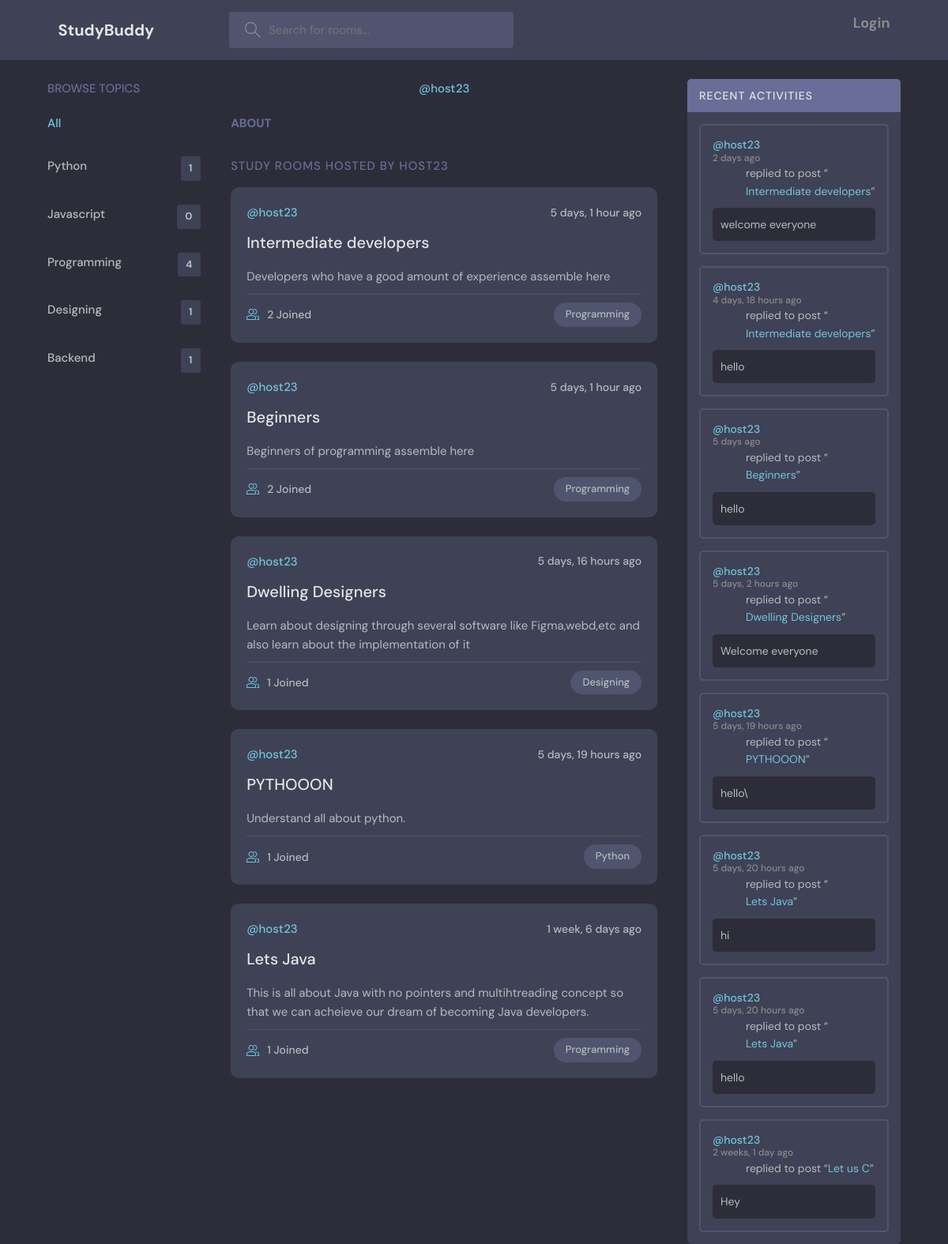
Page /profile/1/ on the committed database.
### base/models.py (models this page shows, shortened)
class Topic(models.Model):
    name = models.CharField(max_length=200)

class Room(models.Model):
    host = models.ForeignKey(User, on_delete=models.SET_NULL,null=True)
    topic = models.ForeignKey(Topic, on_delete=models.SET_NULL,null=True)
    name = models.CharField(max_length=200)
    desc = models.TextField(null=True, blank=True)
    members = models.ManyToManyField(User,related_name='members',blank=True)
    updated = models.DateTimeField(auto_now=True)
    created = models.DateTimeField(auto_now_add=True)
    class Meta:
        ordering = ['-updated','-created']
    def __str__(self):
        return self.name

class Message(models.Model):
    user = models.ForeignKey(User, on_delete=models.CASCADE)
    room = models.ForeignKey(Room, on_delete=models.CASCADE)
    body = models.TextField()
    updated = models.DateTimeField(auto_now=True)
    created = models.DateTimeField(auto_now_add=True)
    class Meta:
        ordering = ['-updated','-created']

### base/views.py (the view)
# urls.py: path('profile/<str:pk>/',views.userprofile,name="user-profile"),
def userprofile(request,pk):
    user = User.objects.get(id=pk)
    rooms = user.room_set.all()
    room_messages = user.message_set.all()
    topics = Topic.objects.all()
    context={'user':user,'rooms':rooms, 'room_messages' : room_messages, 'topics': topics}
    return render(request,'base/profile.html',context)

### base/templates/base/profile.html (shortened to what this page needs)
{% extends 'main.html' %}
{% block content %}
<main class="profile-page layout layout--3">
  <div class="container">
    {% include 'base/topic_components.html' %}
    <div class="roomList">
      <div class="profile">
        <div class="profile__info">
          <p>@{{user.username}}</p>
        </div>
        <div class="profile__about">
          <h3>About</h3>
        </div>
      </div>
      <div class="roomList__header">
        <div>
          <h2>Study Rooms Hosted by {{user.username}}</a>
          </h2>
        </div>
      </div>
      {% include 'base/feed_components.html' %}
    </div>
    {% include 'base/activity_components.html' %}
  </div>
</main>
{% endblock content %}

### templates/main.html (shortened to what this page needs)
<!DOCTYPE html>
{% load static %}
<html lang="en">
  <head>
    <link rel="stylesheet" href="{% static 'styles/style.css' %}" />
  </head>
  <body>
    {% include 'navbar.html' %}
    {% block content %}
    {% endblock %}
  </body>
</html>

### templates/navbar.html (shortened to what this page needs)
{% load static %}
<header class="header header--loggedIn">
  <div class="container">
    <a href="{% url 'home' %}" class="header__logo">
      <h1>StudyBuddy</h1>
    </a>
    <form class="header__search" method="GET" action="{% url 'home' %}">
      <label>
        <input name="q" placeholder="Search for rooms..." />
      </label>
    </form>
    <nav class="header__menu">
      {% if request.user.is_authenticated %}
      <div class="header__user">
        <a href="{% url 'update-user' %}">
          <p>
            {{request.user.username}} <span>@{{request.user.username}}</span>
          </p>
        </a>
        <button class="dropdown-button">
          <svg
            version="1.1"
            xmlns="http://www.w3.org/2000/svg"
            width="32"
            height="32"
            viewBox="0 0 32 32"
          >
            <title>chevron-down</title>
            <path d="M16 21l-13-13h-3l16 16 16-16h-3l-13 13z"></path>
          </svg>
        </button>
      </div>
      {% else %}
      <a href="{% url 'login' %}">
        <h1 style="font-size: larger;">Login</h1>
      </a>
      {% endif %}
    </nav>
  </div>
</header>

### base/templates/base/topic_components.html
<div class="topics">
  <div class="topics__header">
    <h2>Browse Topics</h2>
  </div>
  <ul class="topics__list">
    <li>
      <a href="{% url 'home' %}" class="active">All </a>
    </li>
    {% for topic in topics %}
    <li>
      <a href="{% url 'home' %}?q={{topic.name}}">{{topic.name}}<span>{{topic.room_set.all.count}}</span></a>
    </li>
    {% endfor %}
  </ul>
</div>

### base/templates/base/feed_components.html (shortened to what this page needs)
{% for room in rooms %}
<div class="roomListRoom">
  <div class="roomListRoom__header">
    <a href="{% url 'user-profile' room.host.id %}" class="roomListRoom__author">
      <span>@{{room.host.username}}</span>
    </a>
    <div class="roomListRoom__actions">
      <span>{{room.created|timesince}} ago</span>
    </div>
  </div>
  <div class="roomListRoom__content">
    <a href="{% url 'room' room.id %}">{{room.name}}</a>
    <p>
      {{room.desc}}
    </p>
  </div>
  <div class="roomListRoom__meta">
    <a href="{% url 'room' room.id %}" class="roomListRoom__joined">
      {{room.members.all.count}} Joined
    </a>
    <p class="roomListRoom__topic">{{room.topic.name}}</p>
  </div>
</div>
{% endfor %}

### base/templates/base/activity_components.html (shortened to what this page needs)
<div class="activities">
  <div class="activities__header">
    <h2>Recent Activities</h2>
  </div>
  {% for message in room_messages %}
  <div class="activities__box">
    <div class="activities__boxHeader roomListRoom__header">
      <a href="{% url 'user-profile' message.user.id %}" class="roomListRoom__author">
        <p>
          @{{message.user}}
          <span>{{message.created|timesince}} ago</span>
        </p>
      </a>
    </div>
    <div class="activities__boxContent">
      <p>
        replied to post “<a href="{% url 'room' message.room.id  %}">{{message.room}}</a
        >”
      </p>
      <div class="activities__boxRoomContent">
        {{message.body}}
      </div>
    </div>
  </div>
  {% endfor %}
</div>

### rows in the picture
Topic: name "Python", room_set.all.count "1"
Topic: name "Javascript", room_set.all.count "0"
Topic: name "Programming", room_set.all.count "4"
Topic: name "Designing", room_set.all.count "1"
Topic: name "Backend", room_set.all.count "1"
Room: host.username "host23", created "5 days, 1 hour", name "Intermediate developers", desc "Developers who have a good amount of experience assemble here", members.all.count "2", topic.name "Programming"
Room: host.username "host23", created "5 days, 1 hour", name "Beginners", desc "Beginners of programming assemble here", members.all.count "2", topic.name "Programming"
Room: host.username "host23", created "5 days, 16 hours", name "Dwelling Designers", desc "Learn about designing through several software like Figma,webd,etc and also learn about the implementation of it", members.all.count "1", topic.name "Designing"
Room: host.username "host23", created "5 days, 19 hours", name "PYTHOOON", desc "Understand all about python.", members.all.count "1", topic.name "Python"
Room: host.username "host23", created "1 week, 6 days", name "Lets Java", desc "This is all about Java with no pointers and multihtreading concept so that we can acheieve our dream of becoming Java developers.", members.all.count "1", topic.name "Programming"
Message: user "host23", created "2 days", room "Intermediate developers", body "welcome everyone"
Message: user "host23", created "4 days, 18 hours", room "Intermediate developers", body "hello"
Message: user "host23", created "5 days", room "Beginners", body "hello"
Message: user "host23", created "5 days, 2 hours", room "Dwelling Designers", body "Welcome everyone"
Message: user "host23", created "5 days, 19 hours", room "PYTHOOON", body "hello\\"
Message: user "host23", created "5 days, 20 hours", room "Lets Java", body "hi"
Message: user "host23", created "5 days, 20 hours", room "Lets Java", body "hello"
Message: user "host23", created "2 weeks, 1 day", room "Let us C", body "Hey"

### other values in the picture
{{ user.username }} "host23"
{{ user.username }} "HOST23"
